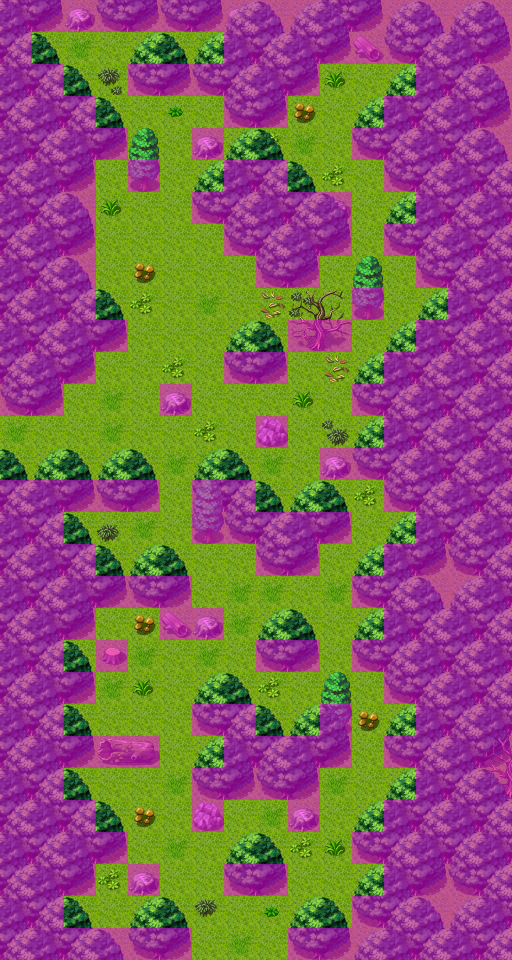

Tiled map render using the project's own tile images. Description and the map definition, with tile-layer contents summarised, below:
An orthogonal 16x30 tile map with 32x32 px tiles, 4 tile layers (Ground, Objects, Above, Walkable), 10 tilesets and 10 objects (8x spawn, 2x mapchange).

<map version="1.0" orientation="orthogonal" width="16" height="30" tilewidth="32" tileheight="32">
    <properties>
        <property name="outdoors" value="1" />
    </properties>
    <tileset firstgid="1" name="map_6" tilewidth="32" tileheight="32">
        <image source="../drawable/map_6.png" width="256" height="256" />
    </tileset>
    <tileset firstgid="65" name="map_19" tilewidth="32" tileheight="32">
        <image source="../drawable/map_19.png" width="256" height="256" />
    </tileset>
    <tileset firstgid="129" name="map_16" tilewidth="32" tileheight="32">
        <image source="../drawable/map_16.png" width="256" height="256" />
    </tileset>
    <tileset firstgid="193" name="map_4" tilewidth="32" tileheight="32">
        <image source="../drawable/map_4.png" width="256" height="256" />
    </tileset>
    <tileset firstgid="257" name="map_17" tilewidth="32" tileheight="32">
        <image source="../drawable/map_17.png" width="256" height="256" />
    </tileset>
    <tileset firstgid="321" name="map_10" tilewidth="32" tileheight="32">
        <image source="../drawable/map_10.png" width="256" height="256" />
    </tileset>
    <tileset firstgid="385" name="map_7" tilewidth="32" tileheight="32">
        <image source="../drawable/map_7.png" width="256" height="256" />
    </tileset>
    <tileset firstgid="449" name="map_5" tilewidth="32" tileheight="32">
        <image source="../drawable/map_5.png" width="256" height="256" />
    </tileset>
    <tileset firstgid="513" name="map_20" tilewidth="32" tileheight="32">
        <image source="../drawable/map_20.png" width="256" height="256" />
    </tileset>
    <tileset firstgid="577" name="map_2" tilewidth="32" tileheight="32">
        <image source="../drawable/map_2.png" width="256" height="256" />
    </tileset>
    <layer name="Ground" width="16" height="30">
        <data>[480 cells, 480 non-empty, 1 distinct tile ids]</data>
    </layer>
    <layer name="Objects" width="16" height="30">
        <data>[480 cells, 315 non-empty, 26 distinct tile ids]</data>
    </layer>
    <layer name="Above" width="16" height="30">
        <data>[480 cells, 91 non-empty, 7 distinct tile ids]</data>
    </layer>
    <layer name="Walkable" width="16" height="30">
        <data>[480 cells, 284 non-empty, 1 distinct tile ids]</data>
    </layer>
    <objectgroup name="Mapevents">
        <object name="south" type="mapchange" x="192" y="928" width="96" height="32">
            <properties>
                <property name="map" value="waterwaya3" />
                <property name="place" value="north" />
            </properties>
        </object>
        <object name="west" type="mapchange" x="0" y="416" width="32" height="64">
            <properties>
                <property name="map" value="waterwaya1" />
                <property name="place" value="east" />
            </properties>
        </object>
    </objectgroup>
    <objectgroup name="Spawn">
        <object name="waterwayamushroom" type="spawn" x="288" y="64" width="128" height="224">
            <properties>
                <property name="quantity" value="2" />
                <property name="spawngroup" value="waterwayamushroom" />
            </properties>
        </object>
        <object name="waterwayamushroom_1" type="spawn" x="64" y="256" width="160" height="160">
            <properties>
                <property name="spawngroup" value="waterwayamushroom" />
            </properties>
        </object>
        <object name="waterwayamushroom_2" type="spawn" x="128" y="544" width="256" height="128">
            <properties>
                <property name="spawngroup" value="waterwayamushroom" />
            </properties>
        </object>
        <object name="waterwayamushroom_3" type="spawn" x="96" y="736" width="256" height="128">
            <properties>
                <property name="quantity" value="2" />
                <property name="spawngroup" value="waterwayamushroom" />
            </properties>
        </object>
        <object name="waterwayacaterpillar" type="spawn" x="160" y="224" width="224" height="224">
            <properties>
                <property name="quantity" value="3" />
                <property name="spawngroup" value="waterwayacaterpillar" />
            </properties>
        </object>
        <object name="waterwayacaterpillar_1" type="spawn" x="64" y="640" width="320" height="96">
            <properties>
                <property name="quantity" value="3" />
                <property name="spawngroup" value="waterwayacaterpillar" />
            </properties>
        </object>
        <object name="frog" type="spawn" x="64" y="64" width="256" height="192">
            <properties>
                <property name="quantity" value="3" />
                <property name="spawngroup" value="frog_3" />
            </properties>
        </object>
        <object name="waterwayamushroom_4" type="spawn" x="64" y="416" width="320" height="160">
            <properties>
                <property name="quantity" value="3" />
                <property name="spawngroup" value="waterwayamushroom" />
            </properties>
        </object>
    </objectgroup>
    <objectgroup name="Keys" />
    <objectgroup name="Replace" />
</map>
